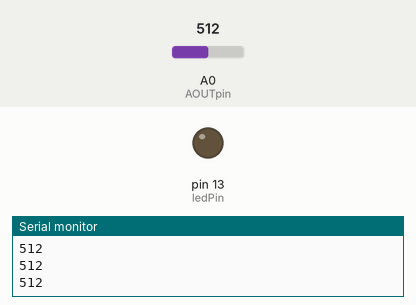
Simulated run of this sketch. Board: Arduino Uno, built with avr-gcc and run on an emulated ATmega328P. Parts: output pins drawn as LEDs (lit = HIGH), the last lines printed to the serial monitor. The test bench sets the inputs (shaded band); at power-on: A0 (AOUTpin) = 512.

Above: at 1.3 s.
1.4 s: A0 (AOUTpin) set to 289
2.9 s: A0 (AOUTpin) set to 272
At 4.0 s:
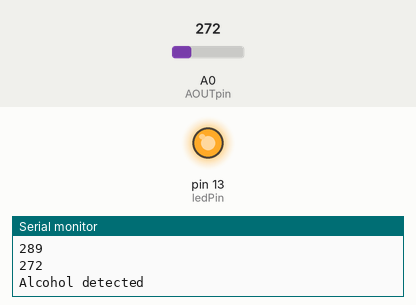
Timing chart, 0 to 10.0 s (numbered marks = the images above; inputs shaded):
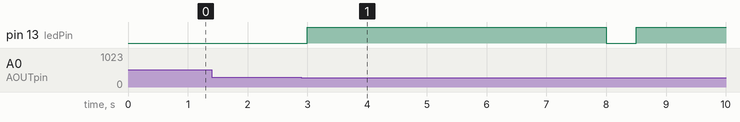

The sketch:

MQ3buzzer.ino
```cpp
/*
CONNECTION
ARDUINO -MQ3/BUZZER
AO - AOUT
D8 -DOUT
D13 -BUZZER ANODE
*/

const int AOUTpin=0;//the AOUT pin of the alcohol sensor goes into analog pin A0 of the arduino
const int DOUTpin=8;//the DOUT pin of the alcohol sensor goes into digital pin D8 of the arduino
const int ledPin=13;//the anode of the LED connects to digital pin D13 of the arduino

int limit;
int value;

void setup() {
Serial.begin(9600);
pinMode(DOUTpin, INPUT);//sets the pin as an input to the arduino
pinMode(ledPin, OUTPUT);//sets the pin as an output of the arduino
}

void loop()
{
value= analogRead(AOUTpin);//reads the analaog value from the alcohol sensor's AOUT pin
  Serial.println(value);
 if(value<200)
  {
      Serial.println("You are sober.");
  }
  if (value>=200 && value<280)
  {
      Serial.println("Alcohol detected");
      digitalWrite(13,HIGH);
      delay(5000);
       digitalWrite(13,LOW);
  }


  delay (500);
}
```

Measured:
- the behaviour switches between 280 and 279 on A0 (AOUTpin) (found by bisection; images 0 and 1)
- after the input at 2.9 s, pin 13 (ledPin): LOW → HIGH after 0.10 s, → LOW 5.0 s later, → HIGH 0.50 s later
